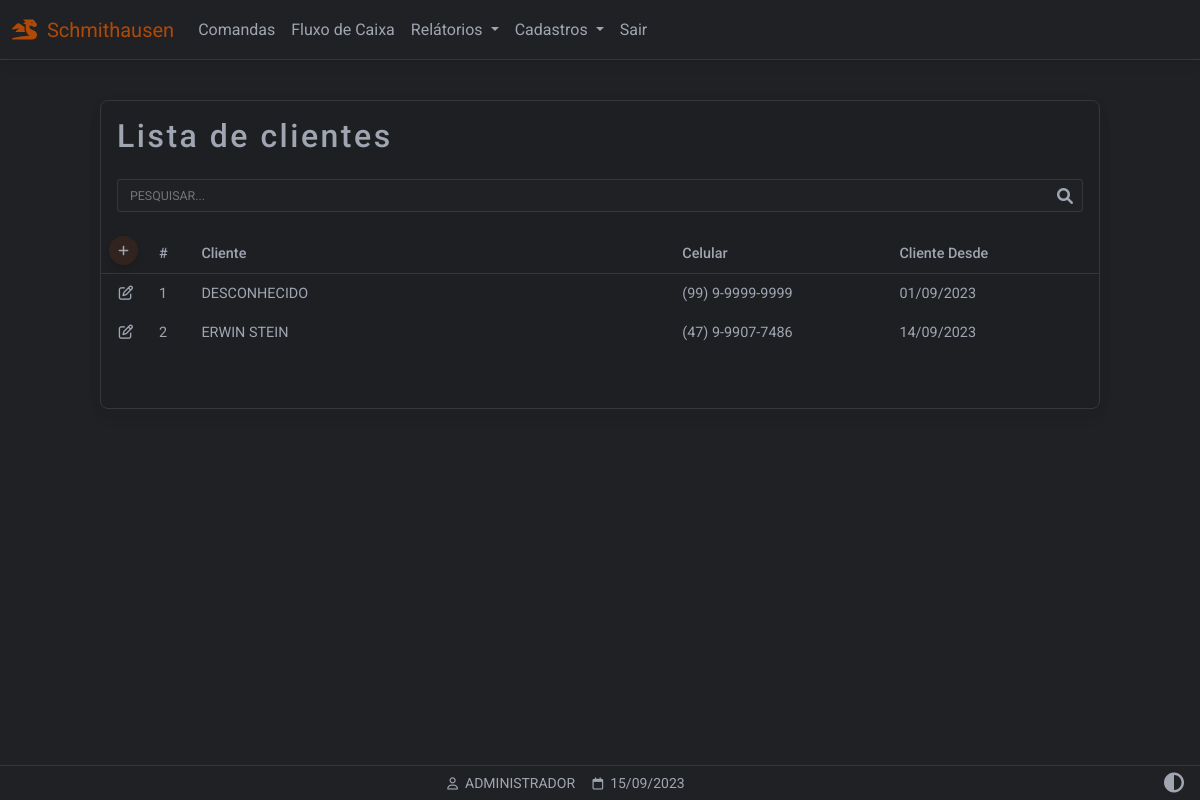
Before: /clientes (signed in) with the older database file.
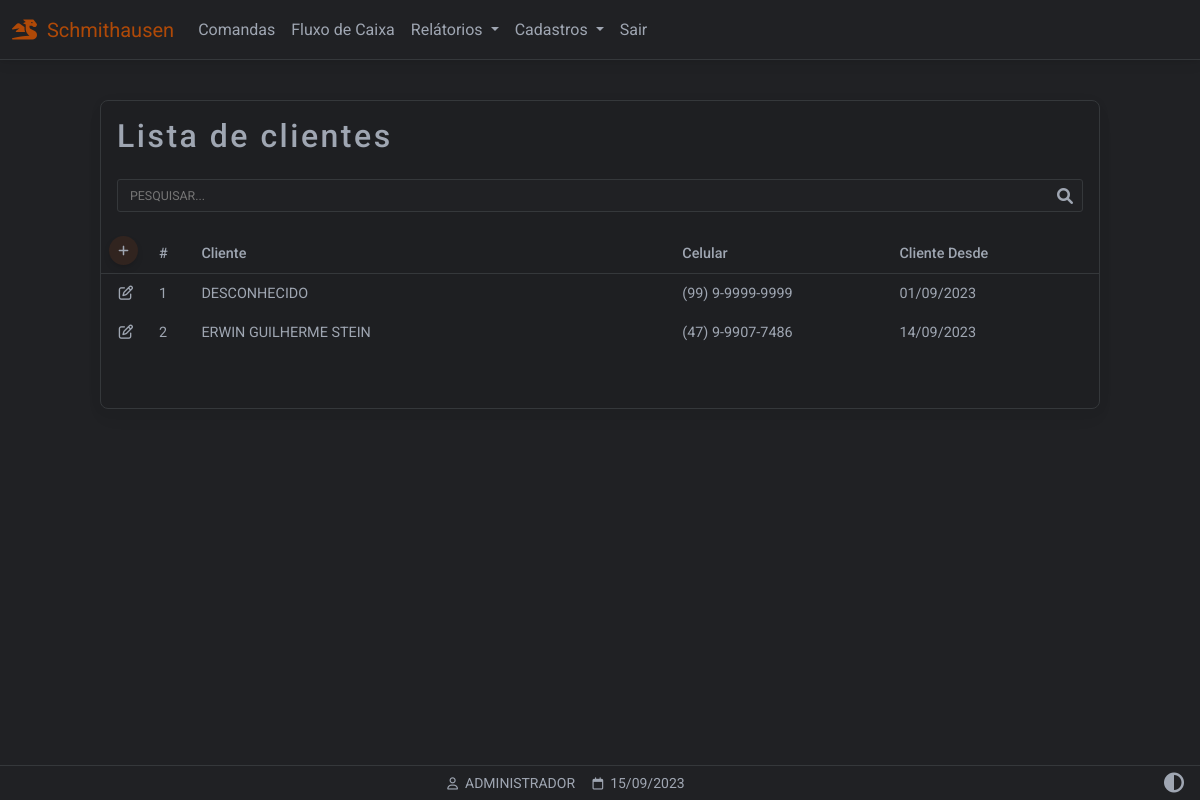
After: the same page with the newer database file.
### website/models.py (models this page shows)
class Cliente(db.Model):
    id = db.Column(db.Integer, primary_key=True)
    fone = db.Column(db.String(150))
    data_criacao = db.Column(db.DateTime(timezone=True), default=func.now())
    nome = db.Column(db.String(150))
    comandas = db.relationship('Comanda',backref='comandas')

class User(db.Model, UserMixin):
    id = db.Column(db.Integer, primary_key=True)
    email = db.Column(db.String(150), unique=True)
    password = db.Column(db.String(150))
    first_name = db.Column(db.String(150))
    user = db.relationship('Produto',backref='produto')

### website/views.py (the view)
@views.route('/clientes', methods=['GET','POST'])
@login_required
def clientes():
    clientes = []
    rows = Cliente.query.all()
    for r in rows:
        clientes.append(r)
    return render_template("clientes_listar.html", user=current_user, data=data, clientes=clientes)

### website/__init__.py (called while the page is built)
def create_app():
    app = Flask(__name__)
    app.config['SECRET_KEY'] = 'hjshjhdjah kjshkjdhjs'
    app.config['SQLALCHEMY_DATABASE_URI'] = f'sqlite:///{DB_NAME}'
    app.config["TEMPLATES_AUTO_RELOAD"] = True
    db.init_app(app)
    from .views import views
    from .auth import auth
    app.register_blueprint(views, url_prefix='/')
    app.register_blueprint(auth, url_prefix='/')
    from .models import User, Cliente, Produto
    with app.app_context():
        db.create_all()
    login_manager = LoginManager()
    login_manager.login_view = 'auth.login'
    login_manager.login_message = u"FAVOR EFETUAR LOGIN!"
    login_manager.init_app(app)
    @login_manager.user_loader
    def load_user(id):
        return User.query.get(int(id))
    return app

### website/templates/clientes_listar.html (shortened to what this page needs)
{% extends "base.html" %}
{% block content %}
<div class="container-fluid" style="min-height:100dvh;padding-top:100px">
<div class="table-responsive w-100 card myTheme-900 larg-max m-auto" style="padding-bottom: 40px">
        <table class="table table-borderless table-sm myTheme-900 ">
            <thead>
                <tr>
                    <h2 class="p-3 ">Lista de clientes</h2>
                </tr>
                <tr>
                <tr>
                    <div class="p-3 pt-0">
                        <div class="form-outline" style="margin-bottom: 0!important;padding-bottom: 0!important;">
                            <input type="text" style="text-transform:uppercase" id="inputPesquisarCliente"
                                class="myInputs form-control-sm" placeholder="Pesquisar..."
                                onkeyup='pesquisarTabelaClientes()' />
                        </div>
                    </div>
                </tr>
                <thead>
                    <tr>
                        <th class="text-nowrap" scope="col">
                            <a href="/clientes_cadastrar" class="p-2 btn btn-sm btn-floating btn-add">
                                <i class="fa-solid fa-plus"></i>
                            </a>
                        </th>
                        <th class="text-nowrap" scope="col">#</th>
                        <th class="text-nowrap" scope="col" style="min-width: 280px;">Cliente</th>
                        <th class="text-nowrap" scope="col">Celular</th>
                        <th class="text-nowrap" scope="col">Cliente Desde</th>
                        <th class="text-nowrap" scope="col"></th>
                    </tr>
                </thead>
            <tbody id="tb-clientes">
                {% for i in clientes %}
                <tr>
                    <td class="text-center" style="width: 50px">
                        <a role="button" class="" href="/clientes_atualizar/{{ i.id }}">
                            <i class="fa-regular fa-pen-to-square"></i>
                        </a>
                    </td>
                    <td class="text-nowrap" scope="row"> {{ i.id }} </td>
                    <td class="text-nowrap" scope="row"> {{ i.nome }} </td>
                    <td class="text-nowrap" scope="row"> {{ i.fone }} </td>
                    <td class="text-nowrap" scope="row"> {{ i.data_criacao.strftime('%d/%m/%Y') }} </td>
                    <td>
                    </td>
                </tr>
                {% endfor %}
            </tbody>
        </table>
    </div>
</div>
{% endblock %}
{% block titlefooter %}
<span>
    &nbsp;{{ user.first_name.split()[0] | upper }}
    <span>
        &nbsp;{{ data.strftime('%d/%m/%Y') }}
    </span>
    {% endblock %}

### website/templates/base.html (shortened to what this page needs)
<!DOCTYPE html>
<html lang="pt-br" class="{{ 'light-mode' if session.get('theme') == 'light' }}">
<head>
<link rel="stylesheet" href="https://cdnjs.cloudflare.com/ajax/libs/font-awesome/6.0.0/css/all.min.css"/>
<link rel="stylesheet" type="text/css"       href="{{ url_for('static', filename='css/mdb.min.css')      }}">
<link rel="stylesheet" type="text/css"       href="{{ url_for('static', filename='css/base.css')         }}">
</head>
<body class="myTheme-500">
<nav id="navbar" class="autohide navbar navbar-expand-lg fixed-top myTheme-500">
  <div class="container-fluid">
    <a class="navbar-brand"><i class="fa-solid fa-dragon"></i>&nbsp;&nbsp;Schmithausen</a>
    {% if user.is_authenticated %}
    <div class="collapse navbar-collapse" id="navbarSupportedContent">
      <ul class="navbar-nav me-auto mb-2 mb-lg-0 my-navbar">
        <li class="nav-item">
          <a class="nav-link" href="/comandas">Comandas</a>
        </li>
        <li class="nav-item">
          <a class="nav-link" href="#">Fluxo de Caixa</a>
        </li>
        <li class="nav-item dropdown">
          <a class="nav-link dropdown-toggle" href="#" id="navbarDropdown" role="button" data-mdb-toggle="dropdown" aria-expanded="false">
            Relátorios
          </a>
        </li>
        <li class="nav-item dropdown">
          <a class="nav-link dropdown-toggle" href="#" id="navbarDropdown" role="button" data-mdb-toggle="dropdown" aria-expanded="false">
            Cadastros
          </a>
                      <li class="nav-item">
                      <a class="nav-link btn-sair" href="/logout">Sair</a>
                      </li>
        {% endif %}
        </li>
      </ul>
    </div>
  </div>
</nav>
  {% block content %}
  {% endblock %}
<footer class="row text-center fixed-bottom my-footer">
  <div class="col text-center p-1" style="min-width: 250px">
   <small>
   {% block titlefooter %}{% endblock %}
   </small>
    </div>
<div class="col text-center p-1 me-2" style="max-width: 60px;">
<a href="{{ url_for('views.toggle_theme', current_page=request.path) }}">
  <span>
  <i class="fa-solid fa-circle-half-stroke fa-lg"></i>
  </span>
</div>
</footer>
</body>
</html>

### website/static/css/base.css (style rules this page uses)
:root { --custom-color: 211, 84, 0; --color-primary: 59, 113, 202; --color-secondary: 159,166,178; --color-success: 20,164,77; --color-danger: 220, 76, 76; --color-warning: 228,161,27; --color-info: 84,180,211; --color-ligth: 251,251,251; --color-theme-500: 32, 33, 36; --color-theme-900: 30, 31, 34; --cor-fonte: 159,166,178; --cor-da-borda: 53, 56, 59; }
.larg-max { max-width: 1000px!important; }
h2 { letter-spacing: 2.5px; }
.myTheme-900 { background-color: rgb(var(--color-theme-900))!important; color: rgb(var(--cor-fonte))!important; }
.myTheme-500 { background-color: rgb(var(--color-theme-500))!important; color: rgb(var(--cor-fonte))!important; }
.navbar-expand-lg { background-color: rgb(var(--color-theme-900)); border-bottom: 1px solid rgb(var(--cor-da-borda)); }
.fa-bars, .fa-circle-half-stroke { color: rgb(var(--cor-fonte))!important; }
#navbar .nav-link { color: rgb(var(--cor-fonte))!important; }
.my-footer { background-color: rgb(var(--color-theme-500)); border-top: 1px solid rgb(var(--cor-da-borda)); color: rgb(var(--cor-fonte)); }
.my-footer span { color: rgb(var(--cor-fonte)); }
.table-responsive { border: 1px solid rgb(var(--cor-da-borda))!important; color: rgb(var(--cor-fonte))!important; margin-bottom: 80px!important; }
.table-responsive thead th { border-bottom: 1px solid rgb(var(--cor-da-borda))!important; }
.btn-add { background-color: rgba(var(--custom-color),0.1); border-radius: 50%; width: 30px; height: 30px; color: rgb(var(--cor-fonte)); display: flex; align-items: center; justify-content: center; }
.navbar-brand { color:rgba(var(--custom-color),0.8); pointer-events: none;" }
.fa-pen-to-square, .fa-trash-can { color: rgb(var(--cor-fonte))!important; }
.form-outline { margin-bottom: 30px!important; }
.myInputs { color: rgb(var(--cor-fonte))!important; border: 1px solid rgb(var(--cor-da-borda))!important; background-color: rgb(var(--color-theme-500)); width: 100%; padding: 0.35rem; padding-left: 0.75rem; border-radius: 3px; }

Changed rows visible on the page:
changed Cliente id 2: nome "ERWIN STEIN" → "ERWIN GUILHERME STEIN"
